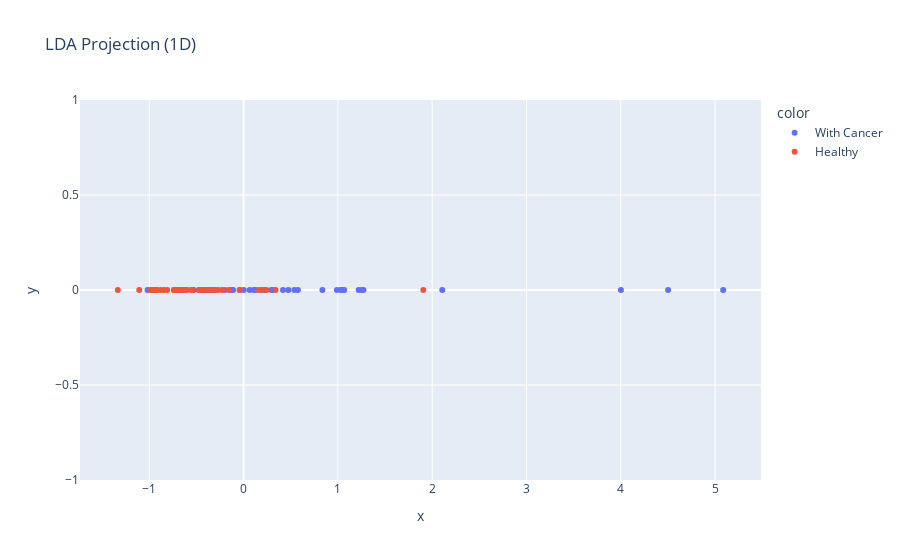

Notebook cell for this chart:
### Markdown cell above
### 8. Linear Discriminant Analysis (LDA)

### Code cell
lda = LinearDiscriminantAnalysis(n_components=1)
lda.fit(X_norm, Y_train)
X_lda = lda.transform(X_norm)
LD1 = X_lda[:, 0]

y_labels = Y_train.replace({1: "Healthy", 2: "With Cancer"})
fig = px.scatter(x=LD1, y=np.zeros_like(LD1), color=y_labels, title="LDA Projection (1D)")
fig.show()

### Figure 1 — Plotly figure (JSON) as saved in the notebook; plotly's stock layout.template omitted (floating-point values rounded to 4 significant figures)
{"data": [{"hovertemplate": "color=With Cancer<br>x=%{x}<br>y=%{y}<extra></extra>", "legendgroup": "With Cancer", "marker": {"color": "#636efa", "symbol": "circle"}, "mode": "markers", "name": "With Cancer", "orientation": "v", "showlegend": true, "type": "scatter", "x": [0.1886, 0.4182, -0.3107, 0.9893, -0.9267, -0.1259, -0.136, -0.03947, -0.3161, -1.019, 0.5385, 2.107, -0.4744, 1.035, -0.4597, -0.9657, 0.1227, 0.4747, -0.3183, 1.044, 1.067, 1.272, 0.1104, -0.1112, 5.087, -0.4347, 0.06448, -0.1994, 0.2228, 4.002, 0.00193, 0.8362, -0.387, 0.3146, 0.5761, 0.294, -0.4144, -0.6167, 1.055, 1.221, -0.6041, -0.3586, 0.117, -0.5315, 0.1236, -0.4308, 4.503, 1.252, 1.033, -0.6424, -0.6609], "xaxis": "x", "y": [0, 0, 0, 0, 0, 0, 0, 0, 0, 0, 0, 0, 0, 0, 0, 0, 0, 0, 0, 0, 0, 0, 0, 0, 0, 0, 0, 0, 0, 0, 0, 0, 0, 0, 0, 0, 0, 0, 0, 0, 0, 0, 0, 0, 0, 0, 0, 0, 0, 0, 0], "yaxis": "y"}, {"hovertemplate": "color=Healthy<br>x=%{x}<br>y=%{y}<extra></extra>", "legendgroup": "Healthy", "marker": {"color": "#EF553B", "symbol": "circle"}, "mode": "markers", "name": "Healthy", "orientation": "v", "showlegend": true, "type": "scatter", "x": [-0.4699, -0.3622, -0.4017, 0.3391, -0.6519, -0.1575, -0.04311, -0.923, 0.2253, -0.3, -0.7026, -1.334, -0.9723, -0.6887, -0.4437, 0.244, -0.6478, -0.9873, -0.9458, -0.7399, -0.2696, -0.7102, -0.6413, -0.882, -0.4665, -0.2288, -0.7061, -0.3062, 0.1622, -0.8446, -0.6244, -0.3475, -0.8106, -1.106, 1.906, -0.453, -0.5398, -0.735, -0.9225, -0.5336, -0.5626], "xaxis": "x", "y": [0, 0, 0, 0, 0, 0, 0, 0, 0, 0, 0, 0, 0, 0, 0, 0, 0, 0, 0, 0, 0, 0, 0, 0, 0, 0, 0, 0, 0, 0, 0, 0, 0, 0, 0, 0, 0, 0, 0, 0, 0], "yaxis": "y"}], "layout": {"legend": {"title": {"text": "color"}, "tracegroupgap": 0}, "title": {"text": "LDA Projection (1D)"}, "xaxis": {"anchor": "y", "domain": [0, 1], "title": {"text": "x"}}, "yaxis": {"anchor": "x", "domain": [0, 1], "title": {"text": "y"}}}}
